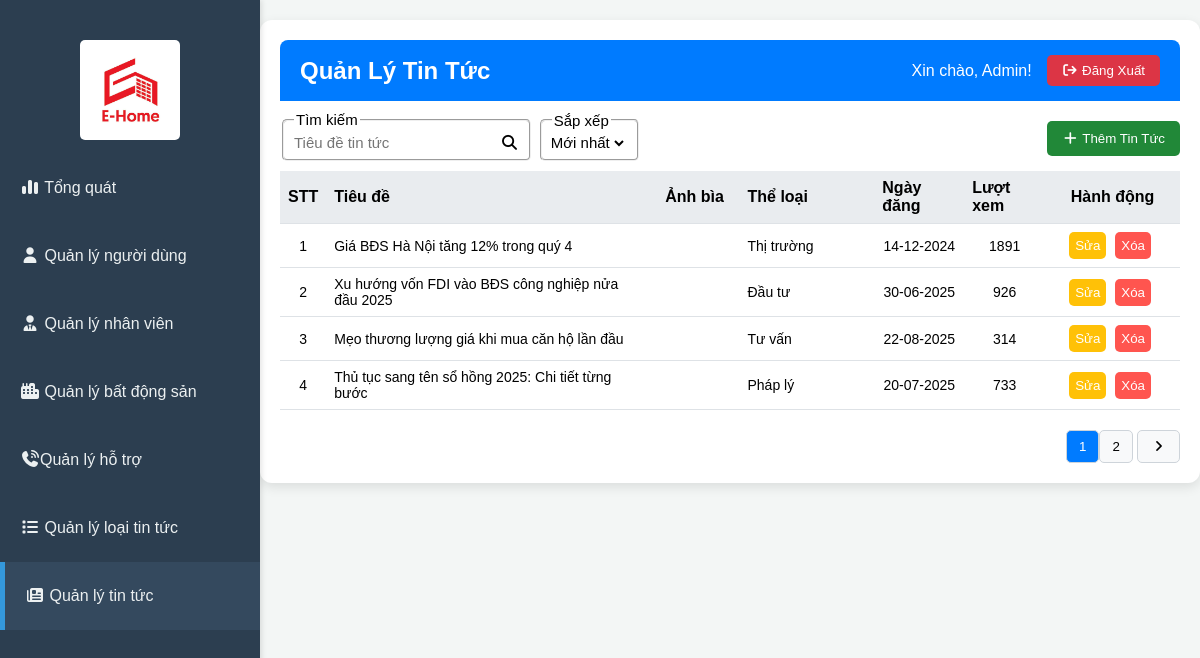
Page /admin/index.php?act=news on the earlier database version.
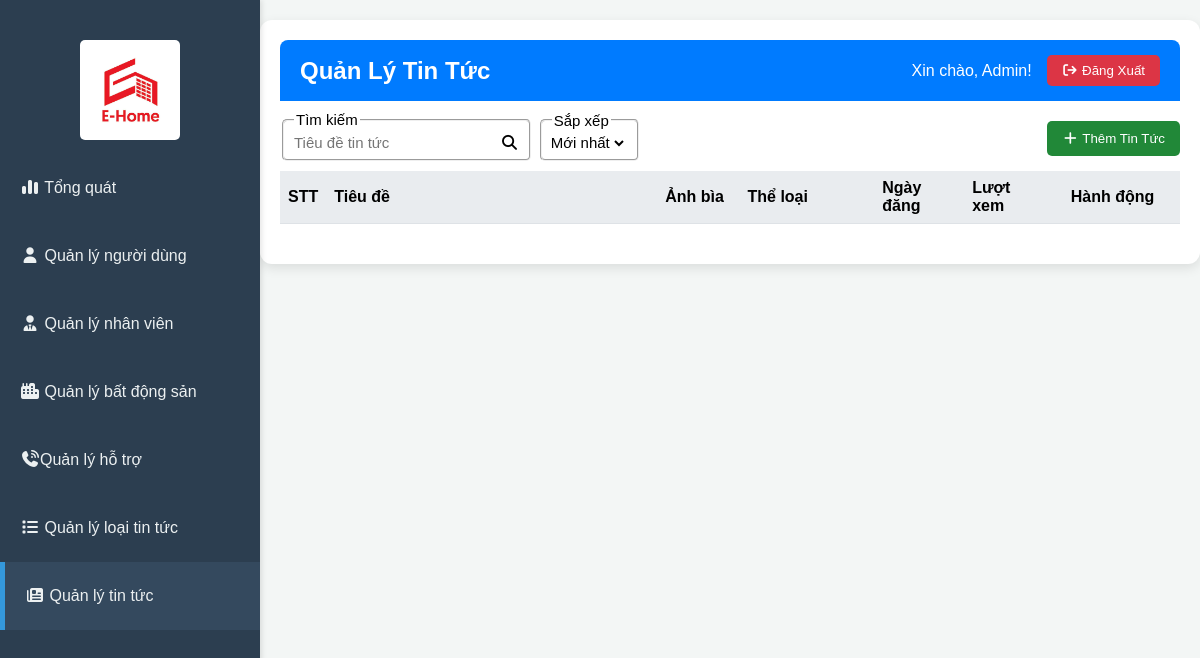
Same page on the later database version.
### tables this page shows
CREATE TABLE `news` (
  `id` int(11) NOT NULL,
  `title` varchar(256) NOT NULL,
  `image` varchar(256) NOT NULL,
  `content` text NOT NULL,
  `createdAt` date NOT NULL,
  `views` int(11) NOT NULL DEFAULT 0,
  `pin` tinyint(1) NOT NULL DEFAULT 1,
  `typeId` int(11) NOT NULL
);

CREATE TABLE `typenews` (
  `id` int(11) NOT NULL,
  `name` varchar(256) NOT NULL,
  `description` text DEFAULT NULL
);

### admin/controllers/newsController/index.php (called while the page is built, shortened)
<?php
$limit = 4;
$total = mysqli_query($conn, "SELECT * FROM `news` WHERE title LIKE '%" . $_SESSION['search-news'] . "%'");
$current_page = isset($_GET['page']) ? $_GET['page'] : 1;
$total_page = ceil(mysqli_num_rows($total) / $limit);
if ($current_page > $total_page) {
  $current_page = $total_page;
}
if ($current_page < 1) {
  $current_page = 1;
}
$start = ($current_page - 1) * $limit;
$sql_list = "SELECT n.*, tn.name as typeName
             FROM `news` n
             INNER JOIN `typenews` tn ON n.typeId = tn.id
             WHERE n.title LIKE '%" . $_SESSION['search-news'] . "%'
             ORDER BY n.id " . $_SESSION['sort-news'] . "
             LIMIT $start, $limit";
$listNewsResult = mysqli_query($conn, $sql_list);
if ($listNewsResult) {
  $listNews = mysqli_fetch_all($listNewsResult, MYSQLI_ASSOC);
} else {
  error('Lấy thông tin tin tức thất bại!', 'index.php?act=news');
}
include "./views/page/news.php";
return;

### admin/index.php (called while the page is built, shortened)
<?php
    include "views/header.php";
    include "controllers/adminController.php";
    include "views/footer.php"
?>

### admin/views/page/news.php (the view, shortened to what the changed rows need)
<div class="main-content">
    <header class="top-header">
        <h2>Quản Lý Tin Tức</h2>
    </header>
    <div class="content-area">
        <div class="data-table">
            <table>
                <thead>
                    <tr>
                        <th style="width: 5%; text-align: center;">STT</th>
                        <th style="width: 36%">Tiêu đề</th>
                        <th style="width: 10% ;text-align: center;">Ảnh bìa</th>
                        <th style="width: 15%;">Thể loại</th>
                        <th style="width: 10%">Ngày đăng</th>
                        <th style="width: 9%">Lượt xem</th>
                        <th style="width: 15%; text-align: center;">Hành động</th>
                    </tr>
                </thead>
                <tbody>
                    <?php
                    $stt = (($current_page - 1) * $limit) + 1;
                    foreach ($listNews as $key => $value) {
                    ?>
                        <tr>
                            <td data-label="STT" style="text-align: center;"><?= $stt ?></td>
                            <td data-label="Tiêu đề"><?= $value["title"] ?></td>
                            <td data-label="Ảnh bìa"></td>
                            <td data-label="Thể loại" class="type-news-class"><?= $value["typeName"] ?></td>
                            <td data-label="Ngày đăng" style="text-align: center;"><?= date("d-m-Y", strtotime($value["createdAt"])) ?></td>
                            <td data-label="Lượt xem" style="text-align: center;"><?= $value["views"] ?></td>
                            <td data-label="Hành động" style="text-align: center;">
                                <button class="action-button edit">Sửa</button>
                                <button class="action-button del">Xóa</button>
                            </td>
                        </tr>
                    <?php
                        $stt++;
                    } ?>
                </tbody>
            </table>
        </div>
        <div class="pagination">
            <div>
                <?php
                if ($total_page > 1) {
                    for ($i = 1; $i <= $total_page; $i++) {
                        if ($i != $current_page) {
                            if ($i > $current_page - 3 && $i < $current_page + 3) {
                                echo '<a href="?act=news&page=' . $i . '"><button class="page-button">' . $i . '</button></a>';
                            }
                        } else {
                            echo '<button class="page-button active" disable>' . $i . '</button>';
                        }
                    }
                    if ($current_page < $total_page) {
                        echo ' <a href="?act=news&page=' . ($current_page + 1) . '"><button class="page-button"><i class="fa-solid fa-angle-right"></i></button></a>';
                    }
                }
                ?>
            </div>
        </div>
    </div>

Differences in the rows shown:
removed news: title "Giá BĐS Hà Nội tăng 12% trong quý 4", typeId.name "Thị trường", createdAt "14-12-2024", views "1891"
removed news: title "Xu hướng vốn FDI vào BĐS công nghiệp nửa đầu 2025", typeId.name "Đầu tư", createdAt "30-06-2025", views "926"
removed news: title "Mẹo thương lượng giá khi mua căn hộ lần đầu", typeId.name "Tư vấn", createdAt "22-08-2025", views "314"
removed news: title "Thủ tục sang tên sổ hồng 2025: Chi tiết từng bước", typeId.name "Pháp lý", createdAt "20-07-2025", views "733"
Other differences:
list line gone: "1"
list line gone: "2"
